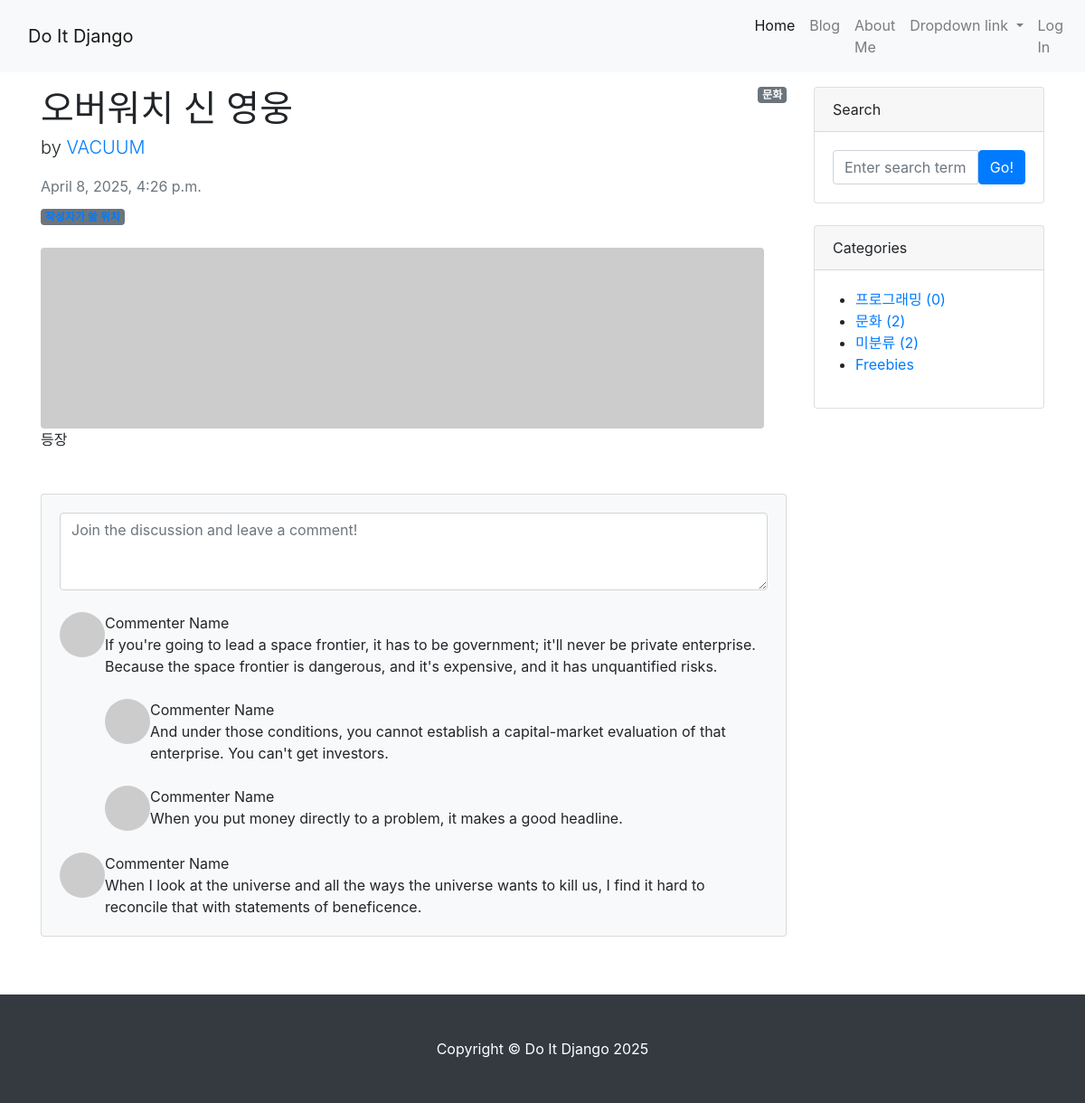
Page /blog/2/ on the earlier database version.
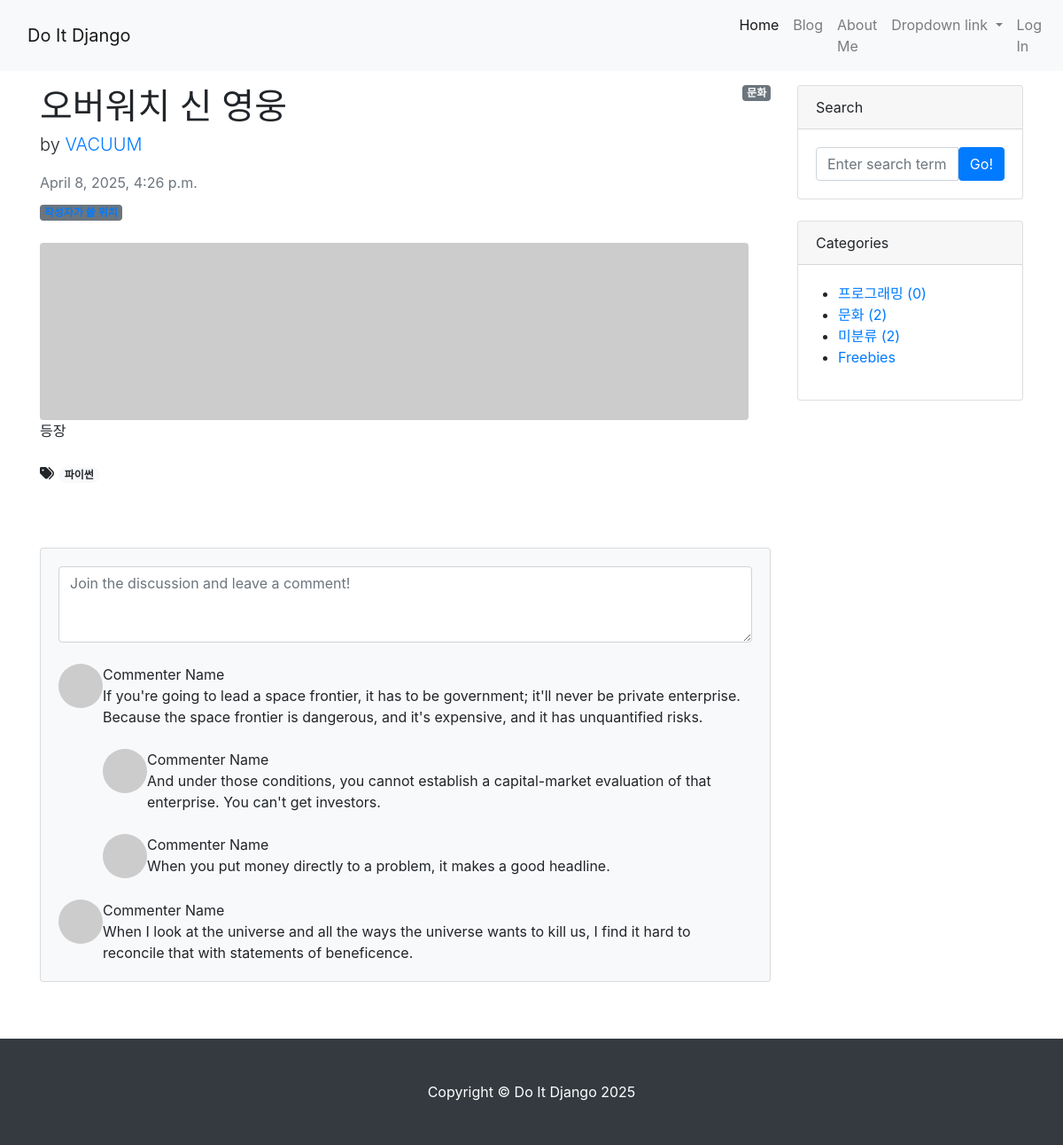
Same page on the later database version.
### blog/models.py (models this page shows)
class Category(models.Model):
    name = models.CharField(max_length=50, unique=True)
    slug = models.SlugField(max_length=200, unique=True, allow_unicode=True)
    def __str__(self):
        return self.name
    def get_absolute_url(self):
        return f'/blog/category/{self.slug}/'
    class Meta:
        verbose_name_plural = 'Categories'

class Tag(models.Model):
    name = models.CharField(max_length=50, unique=True)
    slug = models.SlugField(max_length=200, unique=True, allow_unicode=True)
    def __str__(self):
        return self.name
    def get_absolute_url(self):
        return f'/blog/tag/{self.slug}/'

### blog/views.py (the view)
# urls.py: path('<int:pk>/', views.PostDetail.as_view()),
class PostDetail(DetailView):
    model = Post
    def get_context_data(self, **kwargs):
        context = super(PostDetail, self).get_context_data()
        context['categories'] = Category.objects.all()
        context['no_category_post_count'] = Post.objects.filter(category=None).count()
        return context

### blog/templates/blog/post_detail.html (shortened to what this page needs)
{% extends 'blog/base.html' %}
{% block main_area %}
    <div id="post-area">
        {% if post.category %}
            <span class="badge badge-secondary float-right">{{post.category}}</span>
        {% else %}
            <span class="badge badge-secondary float-right">미분류</span>
        {% endif %}
        <article>
            <header class="mb-4" >
                <h1 class="fw-bolder mb-1">{{post.title}}</h1>
                <p class="lead">
                    by
                    <a href="#">{{post.author | upper}}</a>
                </p>
                <div class="text-muted fst-italic mb-2">{{post.created_at}}</div>
                <a class="badge bg-secondary text-decoration-none link-light" href="#!">작성자가 쓸 위치</a>
            </header>
            {% if p.head_image %}
            <figure class="mb-4"><img class="img-fluid rounded" src="{{post.head_image.url}}" alt="{{post.title}} head_image" /></figure>
            {% else %}
                <img class="img-fluid rounded" src="https://picsum.photos/seed/{{post.id}}/800/200" alt="random_image" />
            {% endif %}
            <section class="mb-5">
                <p class="fs-5 mb-4">{{post.content}}</p>
                 {% if post.tags.exists %}
                <i class="fas fa-tags"></i>
                {% for tag in post.tags.iterator %}
                    <a href="{{tag.get_absolute_url}}"><span class="badge badge-pill badge-light">{{tag}}</span></a>
                    {% endfor %}
                    <br/>
                    <br/>
                {% endif %}
            </section>
        </article>
    </div>
    <section class="mb-5">
        <div class="card bg-light">
            <div class="card-body" id="comment-area">
                <form class="mb-4"><textarea class="form-control" rows="3" placeholder="Join the discussion and leave a comment!"></textarea></form>
                <div class="d-flex mb-4">
                    <div class="flex-shrink-0"><img class="rounded-circle" src="https://dummyimage.com/50x50/ced4da/6c757d.jpg" alt="..." /></div>
                    <div class="ms-3">
                        <div class="fw-bold">Commenter Name</div>
                        If you're going to lead a space frontier, it has to be government; it'll never be private enterprise. Because the space frontier is dangerous, and it's expensive, and it has unquantified risks.
                        <div class="d-flex mt-4">
                            <div class="flex-shrink-0"><img class="rounded-circle" src="https://dummyimage.com/50x50/ced4da/6c757d.jpg" alt="..." /></div>
                            <div class="ms-3">
                                <div class="fw-bold">Commenter Name</div>
                                And under those conditions, you cannot establish a capital-market evaluation of that enterprise. You can't get investors.
                            </div>
                        </div>
                        <div class="d-flex mt-4">
                            <div class="flex-shrink-0"><img class="rounded-circle" src="https://dummyimage.com/50x50/ced4da/6c757d.jpg" alt="..." /></div>
                            <div class="ms-3">
                                <div class="fw-bold">Commenter Name</div>
                                When you put money directly to a problem, it makes a good headline.
                            </div>
                        </div>
                    </div>
                </div>
                <div class="d-flex">
                    <div class="flex-shrink-0"><img class="rounded-circle" src="https://dummyimage.com/50x50/ced4da/6c757d.jpg" alt="..." /></div>
                    <div class="ms-3">
                        <div class="fw-bold">Commenter Name</div>
                        When I look at the universe and all the ways the universe wants to kill us, I find it hard to reconcile that with statements of beneficence.
                    </div>
                </div>
            </div>
        </div>
    </section>
{% endblock %}

### blog/templates/blog/base.html (shortened to what this page needs)
<!DOCTYPE html>
{% load static %}
<html lang="ko">
<head>
    <link  href="{% static '/blog/bootstrap/bootstrap.min.css' %}" rel="stylesheet" type="text/css">
</head>
<body>
  {% include 'blog/navbar.html' %}
      <div class="container my-3">
        <div class="row">
            <div class="col-md-8 col-lg-9" id="main-area">
             {% block main_area %}
             {% endblock %}
            </div>
            <div class="col-md-4 col-lg-3">
                <div class="card mb-4">
                    <div class="card-header">Search</div>
                    <div class="card-body">
                        <div class="input-group">
                            <input class="form-control" type="text" placeholder="Enter search term..." aria-label="Enter search term..." aria-describedby="button-search" />
                            <button class="btn btn-primary" id="button-search" type="button">Go!</button>
                        </div>
                    </div>
                </div>
                <div class="card mb-4" id="categories-card">
                    <div class="card-header">Categories</div>
                    <div class="card-body">
                        <div class="row">
                                <ul>
                                    {% for category in categories %}
                                    <li><a href="{{category.get_absolute_url}}">{{category}} ({{category.post_set.count}})</a></li>
                                    {% endfor %}
                                    <li><a href="/blog/category/no_category/">미분류 ({{no_category_post_count}})</a></li>
                                    <li><a href="#!">Freebies</a></li>
                                </ul>
                            </div>
                            </div>
                        </div>
                    </div>
                </div>
            </div>
    {% include 'blog/footer.html' %}
</body>
</html>

Differences in the rows shown:
added Tag: name "파이썬"
